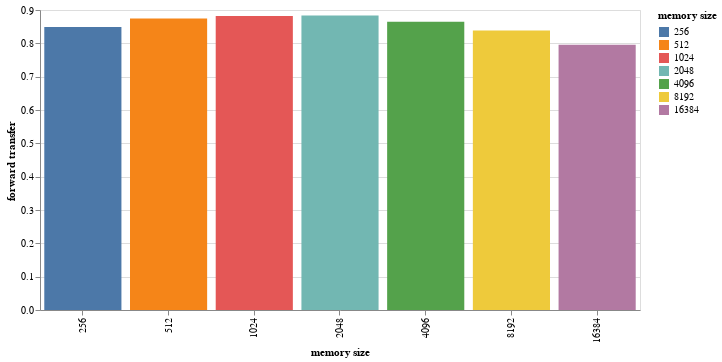

The notebook cell saved with this chart:
### Code cell
alt.Chart(source).mark_bar().encode(
    x=alt.X('memory size:N', sort=['256','512']),
    y='forward transfer:Q',
    color=alt.Color('memory size:N', sort=['256','512'])
).properties(
    width=600,
    height=300
).interactive()

### Figure 1 — Vega-Lite specification as saved in the notebook (floating-point values rounded to 4 significant figures)
{"config": {"view": {"continuousWidth": 400, "continuousHeight": 300}}, "data": {"name": "data-367238d40d6fd706381780ff89710189"}, "mark": "bar", "encoding": {"color": {"type": "nominal", "field": "memory size", "sort": ["256", "512"]}, "x": {"type": "nominal", "field": "memory size", "sort": ["256", "512"]}, "y": {"type": "quantitative", "field": "forward transfer"}}, "height": 300, "selection": {"selector026": {"type": "interval", "bind": "scales", "encodings": ["x", "y"]}}, "width": 600, "$schema": "https://vega.github.io/schema/vega-lite/v4.0.2.json", "datasets": {"data-367238d40d6fd706381780ff89710189": [{"memory size": "256", "forward transfer": 0.849}, {"memory size": "512", "forward transfer": 0.8748}, {"memory size": "1024", "forward transfer": 0.882}, {"memory size": "2048", "forward transfer": 0.8832}, {"memory size": "4096", "forward transfer": 0.8646}, {"memory size": "8192", "forward transfer": 0.8384}, {"memory size": "16384", "forward transfer": 0.796}]}}
